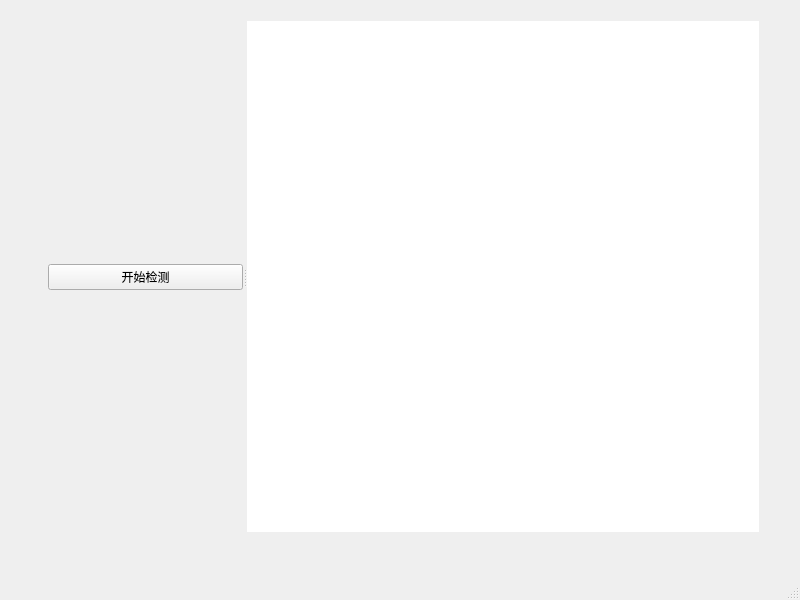
<?xml version="1.0" encoding="UTF-8"?>
<ui version="4.0">
 <class>MainWindow</class>
 <widget class="QMainWindow" name="MainWindow">
  <property name="geometry">
   <rect>
    <x>0</x>
    <y>0</y>
    <width>800</width>
    <height>600</height>
   </rect>
  </property>
  <property name="minimumSize">
   <size>
    <width>512</width>
    <height>512</height>
   </size>
  </property>
  <property name="windowTitle">
   <string>MainWindow</string>
  </property>
  <widget class="QWidget" name="centralwidget">
   <widget class="QSplitter" name="splitter">
    <property name="geometry">
     <rect>
      <x>48</x>
      <y>21</y>
      <width>711</width>
      <height>511</height>
     </rect>
    </property>
    <property name="orientation">
     <enum>Qt::Horizontal</enum>
    </property>
    <widget class="QWidget" name="layoutWidget">
     <layout class="QVBoxLayout" name="verticalLayout">
      <item>
       <spacer name="verticalSpacer">
        <property name="orientation">
         <enum>Qt::Vertical</enum>
        </property>
        <property name="sizeHint" stdset="0">
         <size>
          <width>20</width>
          <height>40</height>
         </size>
        </property>
       </spacer>
      </item>
      <item>
       <widget class="QPushButton" name="pushButton_2">
        <property name="text">
         <string>开始检测</string>
        </property>
       </widget>
      </item>
      <item>
       <spacer name="verticalSpacer_2">
        <property name="orientation">
         <enum>Qt::Vertical</enum>
        </property>
        <property name="sizeHint" stdset="0">
         <size>
          <width>20</width>
          <height>40</height>
         </size>
        </property>
       </spacer>
      </item>
     </layout>
    </widget>
    <widget class="QLabel" name="label">
     <property name="minimumSize">
      <size>
       <width>512</width>
       <height>512</height>
      </size>
     </property>
     <property name="maximumSize">
      <size>
       <width>512</width>
       <height>512</height>
      </size>
     </property>
     <property name="styleSheet">
      <string notr="true">background:rgb(255, 255, 255)</string>
     </property>
     <property name="text">
      <string/>
     </property>
    </widget>
   </widget>
  </widget>
  <widget class="QStatusBar" name="statusbar"/>
 </widget>
 <resources/>
 <connections/>
</ui>
